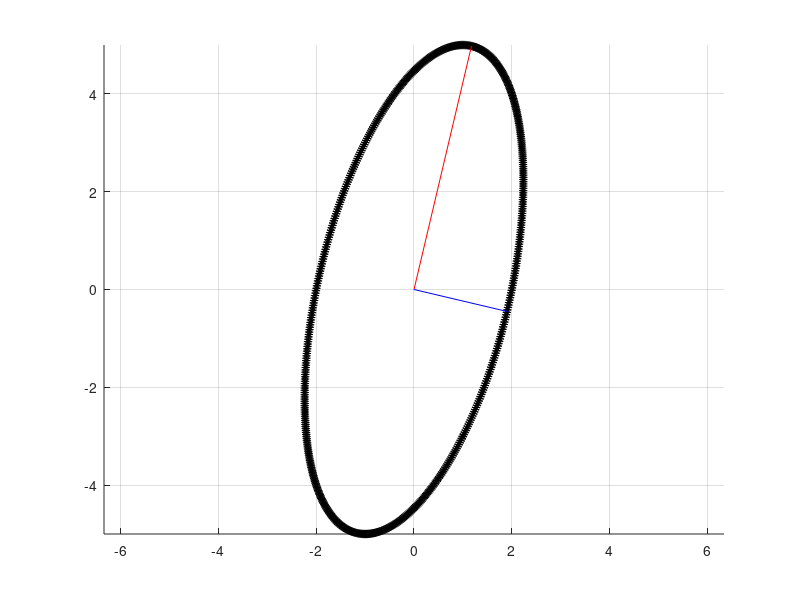

MATLAB code for this plot:
%exampleSVD
%Geometric interpretation of the singular value decomposition
%H Richter, CSU 2015

A=[1 2;-3 4]; %some 2x2 matrix

%sweep the plane with a unit vector in polar coordinates
%compute images and plot
hold on
axis equal

th=[0:0.01:2*pi];
for i=1:length(th),
    x=cos(th(i));
    y=sin(th(i));
    outv=A*[x;y];
    plot(outv(1),outv(2),'k*')
end
grid
%Compare amplification factors in singular directions

[U,S,V]=svd(A)
%Process max amplification direction
Vmax=V(:,1);
umaxout=A*Vmax;
plot([0 umaxout(1)],[0 umaxout(2)],'r') %this should line up the ellipse's major axis
norm(umaxout) %this should match the max svd of A (since Vmax has norm=1)
norm(A,2) %this should also match the max svd of A by definition of 2-norm 
umaxout/norm(umaxout) %this should match one of the U columns!

%Process min amplification direction
Vmin=V(:,2);
uminout=A*Vmin;
plot([0 uminout(1)],[0 uminout(2)],'b') %this should line up the ellipse's minor axis
norm(uminout) %this should match the min svd of A (since Vmin has norm=1)
uminout/norm(uminout) %this should match the other U column


